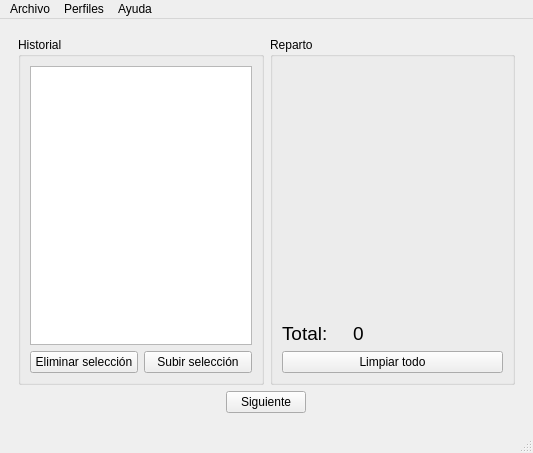
<?xml version="1.0" encoding="UTF-8"?>
<ui version="4.0">
 <class>MainWindow</class>
 <widget class="QMainWindow" name="MainWindow">
  <property name="enabled">
   <bool>true</bool>
  </property>
  <property name="geometry">
   <rect>
    <x>0</x>
    <y>0</y>
    <width>533</width>
    <height>453</height>
   </rect>
  </property>
  <property name="windowTitle">
   <string>Reparto - BETA</string>
  </property>
  <property name="windowOpacity">
   <double>1.000000000000000</double>
  </property>
  <property name="animated">
   <bool>true</bool>
  </property>
  <property name="tabShape">
   <enum>QTabWidget::Rounded</enum>
  </property>
  <widget class="QWidget" name="centralwidget">
   <layout class="QVBoxLayout" name="verticalLayout">
    <item>
     <widget class="QStackedWidget" name="stackedWidget">
      <property name="currentIndex">
       <number>0</number>
      </property>
      <widget class="QWidget" name="page">
       <layout class="QVBoxLayout" name="verticalLayout_4">
        <item>
         <layout class="QHBoxLayout" name="topInputLayout"/>
        </item>
        <item>
         <layout class="QHBoxLayout" name="infoLayout" stretch="0,0">
          <property name="spacing">
           <number>6</number>
          </property>
          <property name="leftMargin">
           <number>0</number>
          </property>
          <item>
           <widget class="QGroupBox" name="historialGroupBox">
            <property name="sizePolicy">
             <sizepolicy hsizetype="Preferred" vsizetype="Preferred">
              <horstretch>1</horstretch>
              <verstretch>0</verstretch>
             </sizepolicy>
            </property>
            <property name="title">
             <string>Historial</string>
            </property>
            <property name="flat">
             <bool>false</bool>
            </property>
            <property name="checkable">
             <bool>false</bool>
            </property>
            <layout class="QVBoxLayout" name="verticalLayout_2">
             <item>
              <widget class="QListWidget" name="historialList"/>
             </item>
             <item>
              <layout class="QHBoxLayout" name="horizontalLayout">
               <item>
                <widget class="QPushButton" name="deleteSelection">
                 <property name="text">
                  <string>Eliminar selección</string>
                 </property>
                </widget>
               </item>
               <item>
                <widget class="QPushButton" name="upSelection">
                 <property name="text">
                  <string>Subir selección</string>
                 </property>
                </widget>
               </item>
              </layout>
             </item>
            </layout>
           </widget>
          </item>
          <item>
           <widget class="QGroupBox" name="repartoGroupBox">
            <property name="sizePolicy">
             <sizepolicy hsizetype="Preferred" vsizetype="Preferred">
              <horstretch>1</horstretch>
              <verstretch>0</verstretch>
             </sizepolicy>
            </property>
            <property name="title">
             <string>Reparto</string>
            </property>
            <layout class="QVBoxLayout" name="verticalLayout_3">
             <item>
              <layout class="QVBoxLayout" name="userListLayout"/>
             </item>
             <item>
              <spacer name="verticalSpacer">
               <property name="orientation">
                <enum>Qt::Vertical</enum>
               </property>
               <property name="sizeHint" stdset="0">
                <size>
                 <width>20</width>
                 <height>40</height>
                </size>
               </property>
              </spacer>
             </item>
             <item>
              <layout class="QHBoxLayout" name="horizontalLayout_2">
               <property name="spacing">
                <number>25</number>
               </property>
               <item>
                <widget class="QLabel" name="label">
                 <property name="sizePolicy">
                  <sizepolicy hsizetype="Maximum" vsizetype="Preferred">
                   <horstretch>0</horstretch>
                   <verstretch>0</verstretch>
                  </sizepolicy>
                 </property>
                 <property name="font">
                  <font>
                   <pointsize>14</pointsize>
                  </font>
                 </property>
                 <property name="text">
                  <string>Total:</string>
                 </property>
                </widget>
               </item>
               <item>
                <widget class="QLabel" name="totalLabel">
                 <property name="font">
                  <font>
                   <pointsize>14</pointsize>
                  </font>
                 </property>
                 <property name="cursor">
                  <cursorShape>IBeamCursor</cursorShape>
                 </property>
                 <property name="text">
                  <string>0</string>
                 </property>
                 <property name="textInteractionFlags">
                  <set>Qt::LinksAccessibleByMouse|Qt::TextSelectableByMouse</set>
                 </property>
                </widget>
               </item>
              </layout>
             </item>
             <item>
              <widget class="QPushButton" name="clearButton">
               <property name="text">
                <string>Limpiar todo</string>
               </property>
              </widget>
             </item>
            </layout>
           </widget>
          </item>
         </layout>
        </item>
        <item>
         <layout class="QHBoxLayout" name="horizontalLayout_3">
          <item>
           <widget class="QPushButton" name="next">
            <property name="sizePolicy">
             <sizepolicy hsizetype="Maximum" vsizetype="Fixed">
              <horstretch>1</horstretch>
              <verstretch>0</verstretch>
             </sizepolicy>
            </property>
            <property name="text">
             <string>Siguiente</string>
            </property>
           </widget>
          </item>
         </layout>
        </item>
       </layout>
      </widget>
     </widget>
    </item>
   </layout>
  </widget>
  <widget class="QMenuBar" name="menubar">
   <property name="geometry">
    <rect>
     <x>0</x>
     <y>0</y>
     <width>533</width>
     <height>21</height>
    </rect>
   </property>
   <widget class="QMenu" name="menuArchivo">
    <property name="title">
     <string>Archivo</string>
    </property>
    <addaction name="actionExportHtml"/>
    <addaction name="separator"/>
    <addaction name="actionExit"/>
   </widget>
   <widget class="QMenu" name="menuSobre">
    <property name="title">
     <string>Ayuda</string>
    </property>
    <addaction name="actionAbout"/>
   </widget>
   <widget class="QMenu" name="menuPerfiles">
    <property name="title">
     <string>Perfiles</string>
    </property>
    <addaction name="actionUsersManager"/>
   </widget>
   <addaction name="menuArchivo"/>
   <addaction name="menuPerfiles"/>
   <addaction name="menuSobre"/>
  </widget>
  <widget class="QStatusBar" name="statusbar"/>
  <action name="actionExportHtml">
   <property name="text">
    <string>Exportar a HTML</string>
   </property>
  </action>
  <action name="actionExit">
   <property name="text">
    <string>Salir</string>
   </property>
  </action>
  <action name="actionAbout">
   <property name="text">
    <string>Sobre...</string>
   </property>
  </action>
  <action name="actionUsersManager">
   <property name="text">
    <string>Gestionar perfiles</string>
   </property>
  </action>
  <action name="actionEliminar_perfil">
   <property name="text">
    <string>Eliminar perfil</string>
   </property>
  </action>
 </widget>
 <resources/>
 <connections>
  <connection>
   <sender>actionExit</sender>
   <signal>triggered()</signal>
   <receiver>MainWindow</receiver>
   <slot>close()</slot>
   <hints>
    <hint type="sourcelabel">
     <x>-1</x>
     <y>-1</y>
    </hint>
    <hint type="destinationlabel">
     <x>266</x>
     <y>226</y>
    </hint>
   </hints>
  </connection>
 </connections>
</ui>
